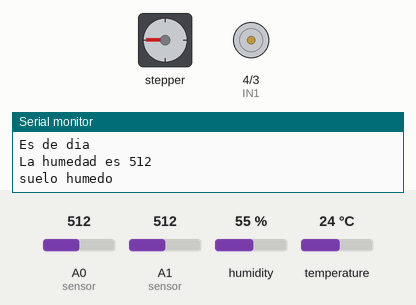
A sketch run on a simulated Arduino Uno, built with avr-gcc and run on an emulated ATmega328P. On the bench: stepper motor, motor-driver pin pairs drawn as motors (green arrow = first pin HIGH = forward, orange = second pin HIGH = backward, longer = more drive, scaled by the enable pin), the last lines printed to the serial monitor. Wiring (inferred from the names in the program): stepper motor (2048 steps per turn assumed): coils pin 8, pin 9, pin 10, pin 11. The test bench sets the inputs (shaded band); at power-on: temperature 24 °C, A1 (sensor) = 512, A0 (sensor) = 512, humidity 55 %.

Above: at 5.4 s.
5.5 s: temperature set to 27 °C
At 7.14 s:
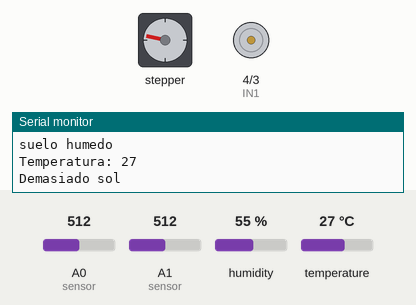
At 11.9 s:
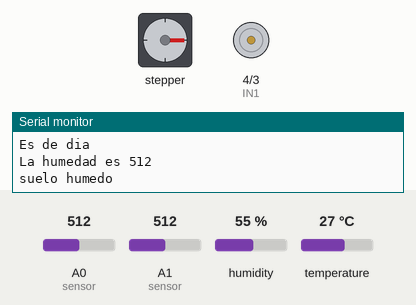
12.0 s: A1 (sensor) set to 584
15.1 s: A1 (sensor) set to 616
At 16.1 s:
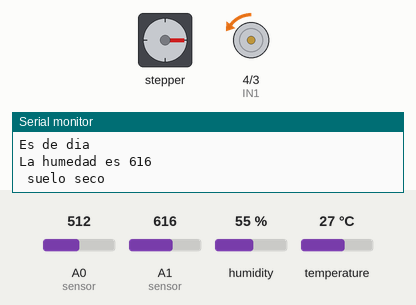
Timing chart, 0 to 31.6 s (numbered marks = the images above; inputs shaded):
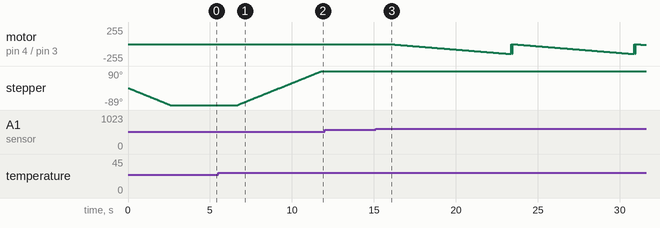

The sketch:

codigoArduinio.ino
```cpp
#include <DHT.h> // sensor de DHT - sensor de temperatura
#include <DHT_U.h>

int sensorDHT = 2; // pin en el que se conecta el sensor
int LED1 = 7;
int LED2 = 1;
int LED3 = 0;
int tiempoE=5;          // Tiempo de espera  (Velocidad del Motor)
int movimiento;         // giro, si es + gira a la izq, si es negativo gira hacia la der
int motor = 0;   // Valor en que se encuentra el motor

// motor step
int IN1STEP = 8;
int IN2STEP = 9;
int IN3STEP = 10;
int IN4STEP = 11;

// motor DC
int IN1 = 4;
int IN2 = 3;
int ENA = 5;

int vel;    // velocidad del motor DC  0 - 235
int x = 0; // iteraciones para el riego del jardin.


DHT dht (sensorDHT, DHT11); // inicializa el objeto

void setup() {

  Serial.begin(9600);
  dht.begin();

pinMode(IN1STEP, OUTPUT);
pinMode(IN2STEP,OUTPUT);
pinMode(IN3STEP, OUTPUT);
pinMode(IN4STEP, OUTPUT);

  pinMode(IN1, OUTPUT);
  pinMode(IN2, OUTPUT);
  pinMode(ENA, OUTPUT);

}

void loop() {

int luz = analogRead(A0); // lee la lectura del sensor de luz
int lecturaSensor = analogRead(A1); // lee la lectura del sensor de humedad
int temperatura = dht.readTemperature(); // lee la lectura del sensor de temperatura

//TEMPERATURA

Serial.print("Temperatura: ");
Serial.println(temperatura);

if ( temperatura >=26){ // corre el techo

Serial.println("Demasiado sol");

 movimiento = -90; // lado contrario de las agujas del reloj
 delay(tiempoE);
 movimiento = (movimiento * 1.4222222222); // Ajuste de 512 vueltas a los 360 grados
 while (movimiento<motor){   // Giro hacia la derecha - demasiado sol
        paso_der();
        motor = motor -1;
   }
 apagado();

}
else if (temperatura < 26) { // quita el techo

Serial.println("Clima Fresco");

movimiento = 90; // en el sentido de las agujas del reloj
delay(tiempoE);
movimiento = (movimiento * 1.4222222222); // Ajuste de 512 vueltas a los 360 grados

while (movimiento>motor){   // Giro hacia la izquierda - clima fresco
       paso_izq();
       motor = motor + 1;
 }

apagado();

}

//LUZ

if ( luz < 150 ) { // investigar parametros de la luminosidad

Serial.println("Es de noche");

digitalWrite(LED1, HIGH); // enciende el led
digitalWrite(LED2, HIGH);
digitalWrite(LED3, HIGH);
delay (1000); // valor en milisegundos = 1 segundo

} else {

 Serial.println("Es de dia");
 digitalWrite (LED1, LOW);
 digitalWrite (LED2, LOW);
 digitalWrite (LED3, LOW);

}


// HUMEDAD
Serial.print("La humedad es ");
Serial.println(lecturaSensor);

if ( lecturaSensor >=1000){
  Serial.println(" el sensor esta desconectado o fuera del suelo");
}
else if ( lecturaSensor < 1000 && lecturaSensor >= 600 ){
Serial.println(" suelo seco");

while ( x <= 2 ){

   for (vel = 0; vel < 150; vel++){  //investigar motor DC

  analogWrite(ENA, vel);        // pin PWM -  ENA
  digitalWrite(IN1, LOW);       // IN1 en 0
  digitalWrite(IN2, HIGH);        // IN2 en 1
  delay(50);            // demora de 50 milisegundos para aumentar la velocidad
  }
  x = x +1 ;
}


  digitalWrite(ENA, LOW); // ENA en 0 para deshabilitar motor


} else if ( lecturaSensor < 600 && lecturaSensor >= 370 ){
 Serial.println("suelo humedo");
}
else if ( lecturaSensor < 370){
  Serial.println("sensor esta en agua");
}

delay(2000);
}

void paso_der(){         // Pasos a la derecha - demasiado sol - pone el techo
 digitalWrite(IN4STEP, LOW);
 digitalWrite(IN3STEP, LOW);
 digitalWrite(IN2STEP, HIGH);
 digitalWrite(IN1STEP, HIGH);
   delay(tiempoE);
 digitalWrite(IN4STEP, LOW);
 digitalWrite(IN3STEP, HIGH);
 digitalWrite(IN2STEP, HIGH);
 digitalWrite(IN1STEP, LOW);
   delay(tiempoE);
 digitalWrite(IN4STEP, HIGH);
 digitalWrite(IN3STEP, HIGH);
 digitalWrite(IN2STEP, LOW);
 digitalWrite(IN1STEP, LOW);
  delay(tiempoE);
 digitalWrite(IN4STEP, HIGH);
 digitalWrite(IN3STEP, LOW);
 digitalWrite(IN2STEP, LOW);
 digitalWrite(IN1STEP, HIGH);
  delay(tiempoE);
}

void paso_izq() {        // Pasos a la izquierda - clima fresco - quita el techo
 digitalWrite(IN4STEP, HIGH);
 digitalWrite(IN3STEP, HIGH);
 digitalWrite(IN2STEP, LOW);
 digitalWrite(IN1STEP, LOW);
  delay(tiempoE);
 digitalWrite(IN4STEP, LOW);
 digitalWrite(IN3STEP, HIGH);
 digitalWrite(IN2STEP, HIGH);
 digitalWrite(IN1STEP, LOW);
  delay(tiempoE);
 digitalWrite(IN4STEP, LOW);
 digitalWrite(IN3STEP, LOW);
 digitalWrite(IN2STEP, HIGH);
 digitalWrite(IN1STEP, HIGH);
  delay(tiempoE);
 digitalWrite(IN4STEP, HIGH);
 digitalWrite(IN3STEP, LOW);
 digitalWrite(IN2STEP, LOW);
 digitalWrite(IN1STEP, HIGH);
  delay(tiempoE);
}

void apagado() {         // Apagado del Motor
 digitalWrite(IN4STEP, LOW);
 digitalWrite(IN3STEP, LOW);
 digitalWrite(IN2STEP, LOW);
 digitalWrite(IN1STEP, LOW);
 }
```

Measured:
- the behaviour switches between 25 and 26 °C on temperature (found by bisection; images 0 and 1)
- after the input at 5.5 s, stepper: keeps turning clockwise at about 35°/s, starting after 1.2 s
- after the input at 15.1 s, motor on pin 4 (IN1) / pin 3 (IN2): stopped → backward 1/255 after 0.83 s, then moves between backward 149/255 and stopped, repeating every 7.5 s
- by itself, stepper: turns 89° counter-clockwise in 2.5 s
